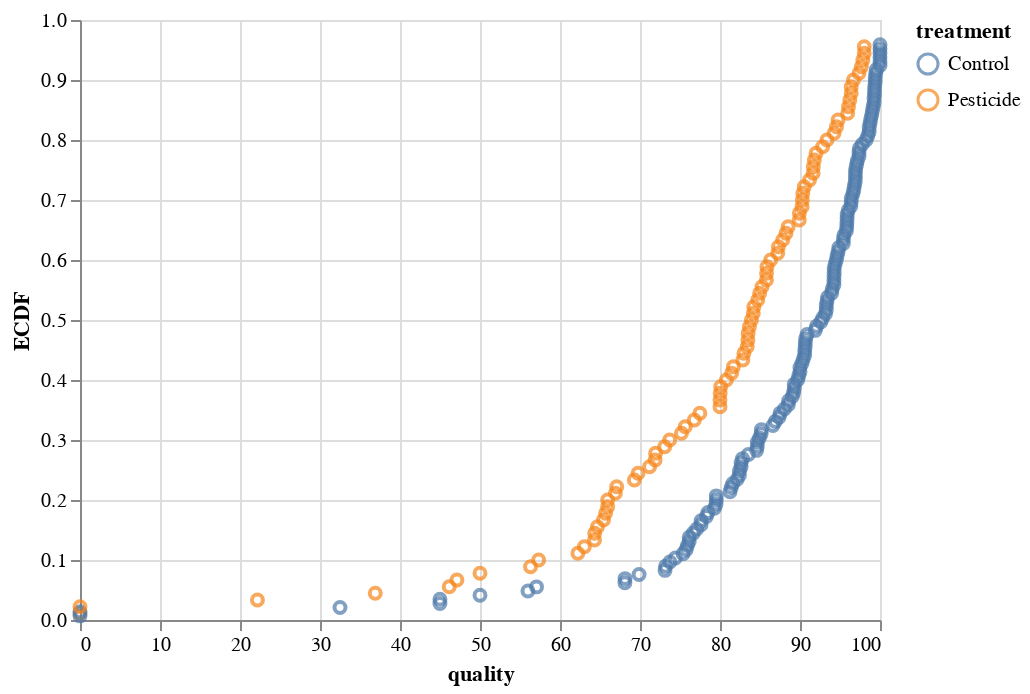

The code cell stored with this chart in its notebook:
### Markdown cell above
**d)** We just go through the same steps as before. First, the ECDF.

### Code cell
# Load data set
df_sperm = pd.read_csv('data/bee_sperm.csv', comment='#')

# Compute ECDF
df_sperm['ECDF'] = (df_sperm.groupby('Treatment')['Quality']
                              .transform(bootcamp_utils.ecdf_y))


alt.Chart(df_sperm
    ).mark_point(
    ).encode(
        x=alt.X('Quality:Q',
                title='quality', 
                scale=alt.Scale(zero=False)),
        y='ECDF:Q',
        color=alt.Color('Treatment', title='treatment')
    )

### Figure 1 — Vega-Lite specification as saved in the notebook (floating-point values rounded to 4 significant figures; data arrays with more than 128 entries replaced by an {"elided": "..."} marker saying what was removed)
{"$schema": "https://vega.github.io/schema/vega-lite/v2.4.3.json", "config": {"view": {"height": 300, "width": 400}}, "data": {"values": {"elided": "235 records"}}, "encoding": {"color": {"field": "Treatment", "title": "treatment", "type": "nominal"}, "x": {"field": "Quality", "scale": {"zero": false}, "title": "quality", "type": "quantitative"}, "y": {"field": "ECDF", "type": "quantitative"}}, "mark": "point"}
